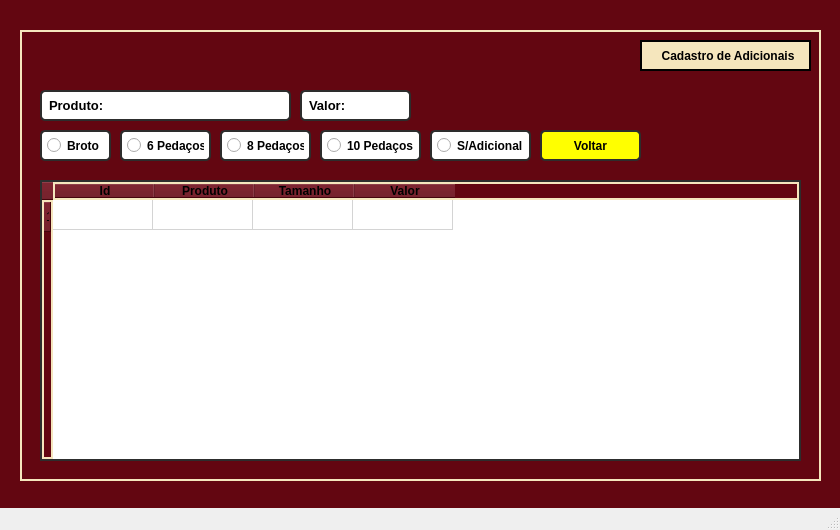
<?xml version="1.0" encoding="UTF-8"?>
<ui version="4.0">
 <class>MainWindow</class>
 <widget class="QMainWindow" name="MainWindow">
  <property name="geometry">
   <rect>
    <x>0</x>
    <y>0</y>
    <width>840</width>
    <height>530</height>
   </rect>
  </property>
  <property name="minimumSize">
   <size>
    <width>840</width>
    <height>530</height>
   </size>
  </property>
  <property name="maximumSize">
   <size>
    <width>840</width>
    <height>530</height>
   </size>
  </property>
  <property name="windowTitle">
   <string>MainWindow</string>
  </property>
  <widget class="QWidget" name="centralwidget">
   <layout class="QHBoxLayout" name="horizontalLayout">
    <property name="spacing">
     <number>0</number>
    </property>
    <property name="leftMargin">
     <number>0</number>
    </property>
    <property name="topMargin">
     <number>0</number>
    </property>
    <property name="rightMargin">
     <number>0</number>
    </property>
    <property name="bottomMargin">
     <number>0</number>
    </property>
    <item>
     <widget class="QFrame" name="frame">
      <property name="styleSheet">
       <string notr="true">background-color: rgb(99, 6, 17);
</string>
      </property>
      <property name="frameShape">
       <enum>QFrame::NoFrame</enum>
      </property>
      <property name="frameShadow">
       <enum>QFrame::Raised</enum>
      </property>
      <widget class="QFrame" name="frame_2">
       <property name="geometry">
        <rect>
         <x>20</x>
         <y>30</y>
         <width>801</width>
         <height>451</height>
        </rect>
       </property>
       <property name="styleSheet">
        <string notr="true">border: 2px solid rgb(245, 230, 189);</string>
       </property>
       <property name="frameShape">
        <enum>QFrame::StyledPanel</enum>
       </property>
       <property name="frameShadow">
        <enum>QFrame::Raised</enum>
       </property>
       <widget class="QLineEdit" name="produto_cadastro">
        <property name="geometry">
         <rect>
          <x>20</x>
          <y>30</y>
          <width>251</width>
          <height>31</height>
         </rect>
        </property>
        <property name="font">
         <font>
          <pointsize>10</pointsize>
          <weight>75</weight>
          <bold>true</bold>
          <kerning>true</kerning>
         </font>
        </property>
        <property name="styleSheet">
         <string notr="true">QLineEdit{
	border: 2px solid rgb(45, 45, 45);
 	border-radius: 5px;
    padding: 5px;
     color: rgb(255,275,275);
	background-color: rgb(255, 255, 255);
}
QLineEdit:hover{
	border: 2px solid rgb(55, 55, 55);
    color: rgb(0,0,0);
}
QLineEdit:focus{
	border: 2px solid rgb(255, 207, 0);
     color: rgb(0, 0, 0);
}</string>
        </property>
        <property name="placeholderText">
         <string>Produto:</string>
        </property>
       </widget>
       <widget class="QLineEdit" name="valor_cadastro">
        <property name="geometry">
         <rect>
          <x>280</x>
          <y>30</y>
          <width>111</width>
          <height>31</height>
         </rect>
        </property>
        <property name="font">
         <font>
          <pointsize>10</pointsize>
          <weight>75</weight>
          <bold>true</bold>
          <kerning>true</kerning>
         </font>
        </property>
        <property name="styleSheet">
         <string notr="true">QLineEdit{
	border: 2px solid rgb(45, 45, 45);
 	border-radius: 5px;
    padding: 5px;
     color: rgb(255,275,275);
	background-color: rgb(255, 255, 255);
}
QLineEdit:hover{
	border: 2px solid rgb(55, 55, 55);
    color: rgb(0,0,0);
}
QLineEdit:focus{
	border: 2px solid rgb(255, 207, 0);
     color: rgb(0, 0, 0);
}</string>
        </property>
        <property name="placeholderText">
         <string>Valor:</string>
        </property>
       </widget>
       <widget class="QFrame" name="frame_6">
        <property name="geometry">
         <rect>
          <x>620</x>
          <y>10</y>
          <width>161</width>
          <height>31</height>
         </rect>
        </property>
        <property name="styleSheet">
         <string notr="true">background-color: rgb(245, 230, 189);
border: 2px solid rgb(255, 275, 275);
border-radius: 0px;</string>
        </property>
        <property name="frameShape">
         <enum>QFrame::StyledPanel</enum>
        </property>
        <property name="frameShadow">
         <enum>QFrame::Raised</enum>
        </property>
        <widget class="QLabel" name="label_10">
         <property name="geometry">
          <rect>
           <x>10</x>
           <y>6</y>
           <width>141</width>
           <height>20</height>
          </rect>
         </property>
         <property name="font">
          <font>
           <weight>75</weight>
           <bold>true</bold>
          </font>
         </property>
         <property name="styleSheet">
          <string notr="true">QLabel{
border: 2px solid rgb(245, 230, 189);

}</string>
         </property>
         <property name="text">
          <string> Cadastro de Produtos</string>
         </property>
        </widget>
       </widget>
       <widget class="QTableWidget" name="tableWidget_cadastro">
        <property name="geometry">
         <rect>
          <x>20</x>
          <y>150</y>
          <width>761</width>
          <height>241</height>
         </rect>
        </property>
        <property name="font">
         <font>
          <pointsize>8</pointsize>
          <weight>75</weight>
          <bold>true</bold>
         </font>
        </property>
        <property name="whatsThis">
         <string>&lt;html&gt;&lt;head/&gt;&lt;body&gt;&lt;p&gt;&lt;br/&gt;&lt;/p&gt;&lt;/body&gt;&lt;/html&gt;</string>
        </property>
        <property name="styleSheet">
         <string notr="true">QTableWidget{
	border: 2px solid rgb(45, 45, 45);


     color: rgb(0,0,0);
	background-color: rgb(255, 255, 255);
}
QTableWidget:hover{
	
    color: rgb(0,0,0);
}
QTableWidget:focus{
	
     color: rgb(0, 0, 0);
}</string>
        </property>
        <property name="frameShape">
         <enum>QFrame::NoFrame</enum>
        </property>
        <row>
         <property name="text">
          <string>1</string>
         </property>
        </row>
        <column>
         <property name="text">
          <string>Id</string>
         </property>
         <property name="toolTip">
          <string notr="true"/>
         </property>
         <property name="font">
          <font>
           <weight>75</weight>
           <bold>true</bold>
          </font>
         </property>
        </column>
        <column>
         <property name="text">
          <string>Produto</string>
         </property>
         <property name="font">
          <font>
           <weight>75</weight>
           <bold>true</bold>
          </font>
         </property>
        </column>
        <column>
         <property name="text">
          <string>Tamanho</string>
         </property>
         <property name="font">
          <font>
           <weight>75</weight>
           <bold>true</bold>
          </font>
         </property>
        </column>
        <column>
         <property name="text">
          <string>Valor</string>
         </property>
         <property name="font">
          <font>
           <weight>75</weight>
           <bold>true</bold>
          </font>
         </property>
        </column>
        <column>
         <property name="text">
          <string>Ingredientes</string>
         </property>
         <property name="font">
          <font>
           <weight>75</weight>
           <bold>true</bold>
          </font>
         </property>
        </column>
       </widget>
       <widget class="QRadioButton" name="radioButton">
        <property name="geometry">
         <rect>
          <x>20</x>
          <y>110</y>
          <width>71</width>
          <height>31</height>
         </rect>
        </property>
        <property name="font">
         <font>
          <weight>75</weight>
          <bold>true</bold>
         </font>
        </property>
        <property name="styleSheet">
         <string notr="true">QRadioButton{
	border: 2px solid rgb(45, 45, 45);
 	border-radius: 5px;
    padding: 5px;
     color: rgb(0,0,0);
	background-color: rgb(255, 255, 255);
}
QRadioButton:hover{
	border: 2px solid rgb(55, 55, 55);
    color: rgb(0,0,0);
}
QRadioButton:focus{
	border: 2px solid rgb(255, 207, 0);
     color: rgb(0, 0, 0);
}</string>
        </property>
        <property name="text">
         <string>Broto</string>
        </property>
       </widget>
       <widget class="QRadioButton" name="radioButton_2">
        <property name="geometry">
         <rect>
          <x>100</x>
          <y>110</y>
          <width>91</width>
          <height>31</height>
         </rect>
        </property>
        <property name="font">
         <font>
          <weight>75</weight>
          <bold>true</bold>
         </font>
        </property>
        <property name="styleSheet">
         <string notr="true">QRadioButton{
	border: 2px solid rgb(45, 45, 45);
 	border-radius: 5px;
    padding: 5px;
     color: rgb(0,0,0);
	background-color: rgb(255, 255, 255);
}
QRadioButton:hover{
	border: 2px solid rgb(55, 55, 55);
    color: rgb(0,0,0);
}
QRadioButton:focus{
	border: 2px solid rgb(255, 207, 0);
     color: rgb(0, 0, 0);
}</string>
        </property>
        <property name="text">
         <string>6 Pedaços</string>
        </property>
       </widget>
       <widget class="QRadioButton" name="radioButton_3">
        <property name="geometry">
         <rect>
          <x>200</x>
          <y>110</y>
          <width>91</width>
          <height>31</height>
         </rect>
        </property>
        <property name="font">
         <font>
          <weight>75</weight>
          <bold>true</bold>
         </font>
        </property>
        <property name="styleSheet">
         <string notr="true">QRadioButton{
	border: 2px solid rgb(45, 45, 45);
 	border-radius: 5px;
    padding: 5px;
     color: rgb(0,0,0);
	background-color: rgb(255, 255, 255);
}
QRadioButton:hover{
	border: 2px solid rgb(55, 55, 55);
    color: rgb(0,0,0);
}
QRadioButton:focus{
	border: 2px solid rgb(255, 207, 0);
     color: rgb(0, 0, 0);
}</string>
        </property>
        <property name="text">
         <string>8 Pedaços</string>
        </property>
       </widget>
       <widget class="QRadioButton" name="radioButton_4">
        <property name="geometry">
         <rect>
          <x>300</x>
          <y>110</y>
          <width>101</width>
          <height>31</height>
         </rect>
        </property>
        <property name="font">
         <font>
          <weight>75</weight>
          <bold>true</bold>
         </font>
        </property>
        <property name="styleSheet">
         <string notr="true">QRadioButton{
	border: 2px solid rgb(45, 45, 45);
 	border-radius: 5px;
    padding: 5px;
     color: rgb(0,0,0);
	background-color: rgb(255, 255, 255);
}
QRadioButton:hover{
	border: 2px solid rgb(55, 55, 55);
    color: rgb(0,0,0);
}
QRadioButton:focus{
	border: 2px solid rgb(255, 207, 0);
     color: rgb(0, 0, 0);
}</string>
        </property>
        <property name="text">
         <string>10 Pedaços</string>
        </property>
       </widget>
       <widget class="QRadioButton" name="radioButton_6">
        <property name="geometry">
         <rect>
          <x>410</x>
          <y>110</y>
          <width>91</width>
          <height>31</height>
         </rect>
        </property>
        <property name="font">
         <font>
          <weight>75</weight>
          <bold>true</bold>
         </font>
        </property>
        <property name="styleSheet">
         <string notr="true">QRadioButton{
	border: 2px solid rgb(45, 45, 45);
 	border-radius: 5px;
    padding: 5px;
     color: rgb(0,0,0);
	background-color: rgb(255, 255, 255);
}
QRadioButton:hover{
	border: 2px solid rgb(55, 55, 55);
    color: rgb(0,0,0);
}
QRadioButton:focus{
	border: 2px solid rgb(255, 207, 0);
     color: rgb(0, 0, 0);
}</string>
        </property>
        <property name="text">
         <string>Esfihas</string>
        </property>
       </widget>
       <widget class="QPushButton" name="adicionais">
        <property name="geometry">
         <rect>
          <x>150</x>
          <y>400</y>
          <width>71</width>
          <height>31</height>
         </rect>
        </property>
        <property name="font">
         <font>
          <weight>75</weight>
          <bold>true</bold>
         </font>
        </property>
        <property name="styleSheet">
         <string notr="true">QPushButton{
	border: 2px solid rgb(45, 45, 45);
 	border-radius: 5px;
    padding: 5px;
     color: rgb(255,275,275);
	background-color: rgb(255, 255, 0);
}
QPushButton:hover{
	border: 2px solid rgb(55, 55, 55);
    color: rgb(0,0,0);
}
QPushButton:focus{
	border: 2px solid rgb(255, 207, 0);
     color: rgb(0, 0, 0);
}</string>
        </property>
        <property name="text">
         <string>Adicionais</string>
        </property>
       </widget>
       <widget class="QLineEdit" name="ingredientes">
        <property name="geometry">
         <rect>
          <x>20</x>
          <y>70</y>
          <width>481</width>
          <height>31</height>
         </rect>
        </property>
        <property name="font">
         <font>
          <pointsize>10</pointsize>
          <weight>75</weight>
          <bold>true</bold>
         </font>
        </property>
        <property name="styleSheet">
         <string notr="true">QLineEdit{
	border: 2px solid rgb(45, 45, 45);
 	border-radius: 5px;
    padding: 5px;
     color: rgb(255,275,275);
	background-color: rgb(255, 255, 255);
}
QLineEdit:hover{
	border: 2px solid rgb(55, 55, 55);
    color: rgb(0,0,0);
}
QLineEdit:focus{
	border: 2px solid rgb(255, 207, 0);
     color: rgb(0, 0, 0);
}</string>
        </property>
        <property name="inputMask">
         <string/>
        </property>
        <property name="placeholderText">
         <string>Ingredientes:</string>
        </property>
       </widget>
       <widget class="QPushButton" name="atualiza_tela">
        <property name="geometry">
         <rect>
          <x>20</x>
          <y>400</y>
          <width>121</width>
          <height>31</height>
         </rect>
        </property>
        <property name="font">
         <font>
          <weight>75</weight>
          <bold>true</bold>
         </font>
        </property>
        <property name="styleSheet">
         <string notr="true">QPushButton{
	border: 2px solid rgb(45, 45, 45);
 	border-radius: 5px;
    padding: 5px;
     color: rgb(255,275,275);
	background-color: rgb(255, 255, 255);
	
	
	background-color: rgb(255, 255, 0);
}
QPushButton:hover{
	border: 2px solid rgb(55, 55, 55);
    color: rgb(0,0,0);
}
QPushButton:focus{
	border: 2px solid rgb(255, 207, 0);
     color: rgb(0, 0, 0);
}</string>
        </property>
        <property name="text">
         <string>Atualizar Produtos</string>
        </property>
       </widget>
       <widget class="QFrame" name="frame_adc">
        <property name="geometry">
         <rect>
          <x>0</x>
          <y>0</y>
          <width>801</width>
          <height>451</height>
         </rect>
        </property>
        <property name="styleSheet">
         <string notr="true">border: 2px solid rgb(245, 230, 189);</string>
        </property>
        <property name="frameShape">
         <enum>QFrame::StyledPanel</enum>
        </property>
        <property name="frameShadow">
         <enum>QFrame::Raised</enum>
        </property>
        <widget class="QLineEdit" name="produto_adc">
         <property name="geometry">
          <rect>
           <x>20</x>
           <y>60</y>
           <width>251</width>
           <height>31</height>
          </rect>
         </property>
         <property name="font">
          <font>
           <pointsize>10</pointsize>
           <weight>75</weight>
           <bold>true</bold>
           <kerning>true</kerning>
          </font>
         </property>
         <property name="styleSheet">
          <string notr="true">QLineEdit{
	border: 2px solid rgb(45, 45, 45);
 	border-radius: 5px;
    padding: 5px;
     color: rgb(255,275,275);
	background-color: rgb(255, 255, 255);
}
QLineEdit:hover{
	border: 2px solid rgb(55, 55, 55);
    color: rgb(0,0,0);
}
QLineEdit:focus{
	border: 2px solid rgb(255, 207, 0);
     color: rgb(0, 0, 0);
}</string>
         </property>
         <property name="placeholderText">
          <string>Produto:</string>
         </property>
        </widget>
        <widget class="QLineEdit" name="valor_adc">
         <property name="geometry">
          <rect>
           <x>280</x>
           <y>60</y>
           <width>111</width>
           <height>31</height>
          </rect>
         </property>
         <property name="font">
          <font>
           <pointsize>10</pointsize>
           <weight>75</weight>
           <bold>true</bold>
           <kerning>true</kerning>
          </font>
         </property>
         <property name="styleSheet">
          <string notr="true">QLineEdit{
	border: 2px solid rgb(45, 45, 45);
 	border-radius: 5px;
    padding: 5px;
     color: rgb(255,275,275);
	background-color: rgb(255, 255, 255);
}
QLineEdit:hover{
	border: 2px solid rgb(55, 55, 55);
    color: rgb(0,0,0);
}
QLineEdit:focus{
	border: 2px solid rgb(255, 207, 0);
     color: rgb(0, 0, 0);
}</string>
         </property>
         <property name="placeholderText">
          <string>Valor:</string>
         </property>
        </widget>
        <widget class="QFrame" name="frame_8">
         <property name="geometry">
          <rect>
           <x>620</x>
           <y>10</y>
           <width>171</width>
           <height>31</height>
          </rect>
         </property>
         <property name="styleSheet">
          <string notr="true">background-color: rgb(245, 230, 189);
border: 2px solid rgb(255, 275, 275);
border-radius: 0px;</string>
         </property>
         <property name="frameShape">
          <enum>QFrame::StyledPanel</enum>
         </property>
         <property name="frameShadow">
          <enum>QFrame::Raised</enum>
         </property>
         <widget class="QLabel" name="label_12">
          <property name="geometry">
           <rect>
            <x>10</x>
            <y>6</y>
            <width>151</width>
            <height>20</height>
           </rect>
          </property>
          <property name="font">
           <font>
            <weight>75</weight>
            <bold>true</bold>
           </font>
          </property>
          <property name="styleSheet">
           <string notr="true">QLabel{
border: 2px solid rgb(245, 230, 189);

}</string>
          </property>
          <property name="text">
           <string>  Cadastro de Adicionais</string>
          </property>
         </widget>
        </widget>
        <widget class="QTableWidget" name="tableWidget_cadastro_2">
         <property name="geometry">
          <rect>
           <x>20</x>
           <y>150</y>
           <width>761</width>
           <height>281</height>
          </rect>
         </property>
         <property name="font">
          <font>
           <pointsize>8</pointsize>
           <weight>75</weight>
           <bold>true</bold>
          </font>
         </property>
         <property name="whatsThis">
          <string>&lt;html&gt;&lt;head/&gt;&lt;body&gt;&lt;p&gt;&lt;br/&gt;&lt;/p&gt;&lt;/body&gt;&lt;/html&gt;</string>
         </property>
         <property name="styleSheet">
          <string notr="true">QTableWidget{
	border: 2px solid rgb(45, 45, 45);


     color: rgb(0,0,0);
	background-color: rgb(255, 255, 255);
}
QTableWidget:hover{
	
    color: rgb(0,0,0);
}
QTableWidget:focus{
	
     color: rgb(0, 0, 0);
}</string>
         </property>
         <property name="frameShape">
          <enum>QFrame::NoFrame</enum>
         </property>
         <row>
          <property name="text">
           <string>1</string>
          </property>
         </row>
         <column>
          <property name="text">
           <string>Id</string>
          </property>
          <property name="toolTip">
           <string notr="true"/>
          </property>
          <property name="font">
           <font>
            <weight>75</weight>
            <bold>true</bold>
           </font>
          </property>
         </column>
         <column>
          <property name="text">
           <string>Produto</string>
          </property>
          <property name="font">
           <font>
            <weight>75</weight>
            <bold>true</bold>
           </font>
          </property>
         </column>
         <column>
          <property name="text">
           <string>Tamanho</string>
          </property>
          <property name="font">
           <font>
            <weight>75</weight>
            <bold>true</bold>
           </font>
          </property>
         </column>
         <column>
          <property name="text">
           <string>Valor</string>
          </property>
          <property name="font">
           <font>
            <weight>75</weight>
            <bold>true</bold>
           </font>
          </property>
         </column>
        </widget>
        <widget class="QRadioButton" name="buttonBroto">
         <property name="geometry">
          <rect>
           <x>20</x>
           <y>100</y>
           <width>71</width>
           <height>31</height>
          </rect>
         </property>
         <property name="font">
          <font>
           <weight>75</weight>
           <bold>true</bold>
          </font>
         </property>
         <property name="styleSheet">
          <string notr="true">QRadioButton{
	border: 2px solid rgb(45, 45, 45);
 	border-radius: 5px;
    padding: 5px;
     color: rgb(0,0,0);
	background-color: rgb(255, 255, 255);
}
QRadioButton:hover{
	border: 2px solid rgb(55, 55, 55);
    color: rgb(0,0,0);
}
QRadioButton:focus{
	border: 2px solid rgb(255, 207, 0);
     color: rgb(0, 0, 0);
}</string>
         </property>
         <property name="text">
          <string>Broto</string>
         </property>
        </widget>
        <widget class="QRadioButton" name="ButtonSeis">
         <property name="geometry">
          <rect>
           <x>100</x>
           <y>100</y>
           <width>91</width>
           <height>31</height>
          </rect>
         </property>
         <property name="font">
          <font>
           <weight>75</weight>
           <bold>true</bold>
          </font>
         </property>
         <property name="styleSheet">
          <string notr="true">QRadioButton{
	border: 2px solid rgb(45, 45, 45);
 	border-radius: 5px;
    padding: 5px;
     color: rgb(0,0,0);
	background-color: rgb(255, 255, 255);
}
QRadioButton:hover{
	border: 2px solid rgb(55, 55, 55);
    color: rgb(0,0,0);
}
QRadioButton:focus{
	border: 2px solid rgb(255, 207, 0);
     color: rgb(0, 0, 0);
}</string>
         </property>
         <property name="text">
          <string>6 Pedaços</string>
         </property>
        </widget>
        <widget class="QRadioButton" name="ButtonOito">
         <property name="geometry">
          <rect>
           <x>200</x>
           <y>100</y>
           <width>91</width>
           <height>31</height>
          </rect>
         </property>
         <property name="font">
          <font>
           <weight>75</weight>
           <bold>true</bold>
          </font>
         </property>
         <property name="styleSheet">
          <string notr="true">QRadioButton{
	border: 2px solid rgb(45, 45, 45);
 	border-radius: 5px;
    padding: 5px;
     color: rgb(0,0,0);
	background-color: rgb(255, 255, 255);
}
QRadioButton:hover{
	border: 2px solid rgb(55, 55, 55);
    color: rgb(0,0,0);
}
QRadioButton:focus{
	border: 2px solid rgb(255, 207, 0);
     color: rgb(0, 0, 0);
}</string>
         </property>
         <property name="text">
          <string>8 Pedaços</string>
         </property>
        </widget>
        <widget class="QRadioButton" name="ButtonDez">
         <property name="geometry">
          <rect>
           <x>300</x>
           <y>100</y>
           <width>101</width>
           <height>31</height>
          </rect>
         </property>
         <property name="font">
          <font>
           <weight>75</weight>
           <bold>true</bold>
          </font>
         </property>
         <property name="styleSheet">
          <string notr="true">QRadioButton{
	border: 2px solid rgb(45, 45, 45);
 	border-radius: 5px;
    padding: 5px;
     color: rgb(0,0,0);
	background-color: rgb(255, 255, 255);
}
QRadioButton:hover{
	border: 2px solid rgb(55, 55, 55);
    color: rgb(0,0,0);
}
QRadioButton:focus{
	border: 2px solid rgb(255, 207, 0);
     color: rgb(0, 0, 0);
}</string>
         </property>
         <property name="text">
          <string>10 Pedaços</string>
         </property>
        </widget>
        <widget class="QPushButton" name="voltar_adc">
         <property name="geometry">
          <rect>
           <x>520</x>
           <y>100</y>
           <width>101</width>
           <height>31</height>
          </rect>
         </property>
         <property name="font">
          <font>
           <weight>75</weight>
           <bold>true</bold>
          </font>
         </property>
         <property name="styleSheet">
          <string notr="true">QPushButton{
	border: 2px solid rgb(45, 45, 45);
 	border-radius: 5px;
    padding: 5px;
     color: rgb(255,275,275);
	background-color: rgb(255, 255, 255);
	
	
	background-color: rgb(255, 255, 0);
}
QPushButton:hover{
	border: 2px solid rgb(55, 55, 55);
    color: rgb(0,0,0);
}
QPushButton:focus{
	border: 2px solid rgb(255, 207, 0);
     color: rgb(0, 0, 0);
}</string>
         </property>
         <property name="text">
          <string>Voltar</string>
         </property>
        </widget>
        <widget class="QRadioButton" name="sem_adc">
         <property name="geometry">
          <rect>
           <x>410</x>
           <y>100</y>
           <width>101</width>
           <height>31</height>
          </rect>
         </property>
         <property name="font">
          <font>
           <weight>75</weight>
           <bold>true</bold>
          </font>
         </property>
         <property name="styleSheet">
          <string notr="true">QRadioButton{
	border: 2px solid rgb(45, 45, 45);
 	border-radius: 5px;
    padding: 5px;
     color: rgb(0,0,0);
	background-color: rgb(255, 255, 255);
}
QRadioButton:hover{
	border: 2px solid rgb(55, 55, 55);
    color: rgb(0,0,0);
}
QRadioButton:focus{
	border: 2px solid rgb(255, 207, 0);
     color: rgb(0, 0, 0);
}</string>
         </property>
         <property name="text">
          <string>S/Adicional</string>
         </property>
        </widget>
       </widget>
      </widget>
     </widget>
    </item>
   </layout>
  </widget>
  <widget class="QMenuBar" name="menubar">
   <property name="geometry">
    <rect>
     <x>0</x>
     <y>0</y>
     <width>840</width>
     <height>21</height>
    </rect>
   </property>
  </widget>
  <widget class="QStatusBar" name="statusbar"/>
 </widget>
 <resources/>
 <connections/>
</ui>
